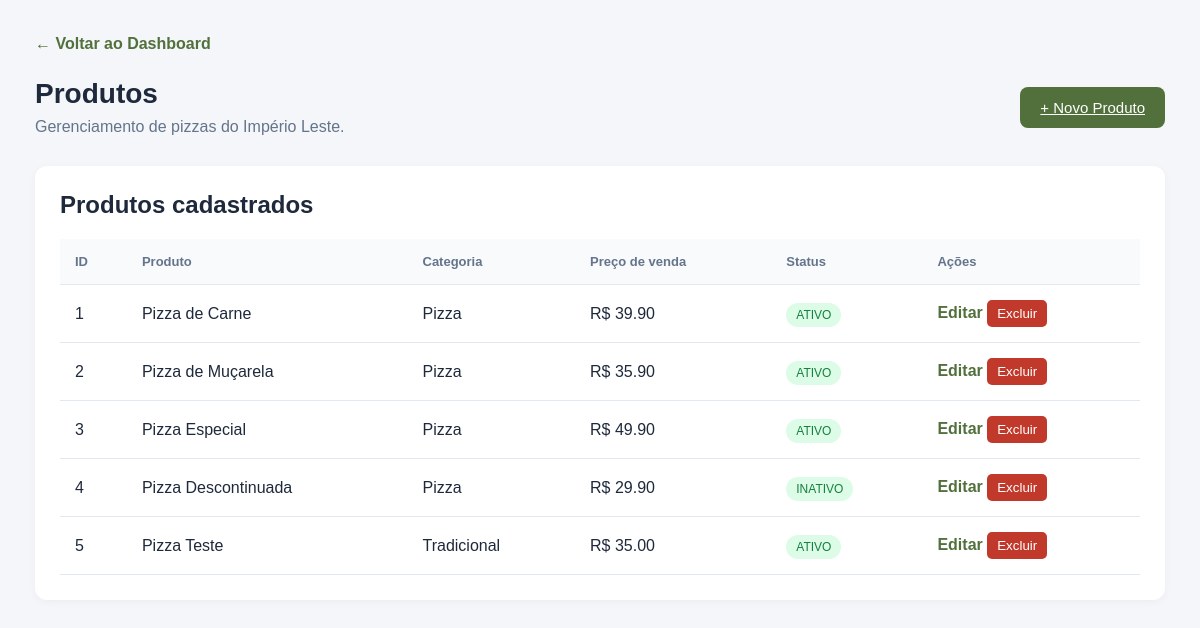
/produtos, run on the app's committed database.
### tables this page shows
CREATE TABLE produto (
    id_produto INTEGER PRIMARY KEY AUTOINCREMENT,
    nome VARCHAR(120) NOT NULL UNIQUE,
    descricao VARCHAR(255),
    categoria VARCHAR(50) NOT NULL DEFAULT 'Pizza',
    preco_venda DECIMAL(10,2) NOT NULL CHECK (preco_venda > 0),
    id_margem INTEGER,
    status TEXT NOT NULL DEFAULT 'ATIVO'
        CHECK (status IN ('ATIVO', 'INATIVO')),
    FOREIGN KEY (id_margem)
        REFERENCES margem_lucro(id_margem)
        ON UPDATE CASCADE ON DELETE SET NULL
);

### app.py (the view)
@app.route("/produtos")
def pagina_produtos():
    conexao = conectar_banco()
    produtos = conexao.execute(
        "SELECT * FROM produto"
    ).fetchall()
    conexao.close()
    return render_template(
        "produtos.html",
        produtos=produtos
    )

### app.py (called while the page is built)
def conectar_banco():
    conexao = sqlite3.connect("banco.db")
    conexao.row_factory = sqlite3.Row
    return conexao

### templates/produtos.html (shortened to what this page needs)
<!DOCTYPE html>
<html lang="pt-BR">
<head>
</head>
<body>
    <main class="main">
        <a href="/" class="voltar">← Voltar ao Dashboard</a>
        <header class="header">
            <div>
                <h1>Produtos</h1>
                <p>Gerenciamento de pizzas do Império Leste.</p>
            </div>
<a href="/novo-produto" class="btn">+ Novo Produto</a>
        </header>
        <section class="content-box">
            <h2>Produtos cadastrados</h2>
            <table>
                <thead>
                    <tr>
                        <th>ID</th>
                        <th>Produto</th>
                        <th>Categoria</th>
                        <th>Preço de venda</th>
                        <th>Status</th>
<th>Ações</th>
                    </tr>
                </thead>
                <tbody>
                    {% for produto in produtos %}
                    <tr>
                        <td>{{ produto.id_produto }}</td>
                        <td>{{ produto.nome }}</td>
                        <td>{{ produto.categoria }}</td>
                        <td>R$ {{ "%.2f"|format(produto.preco_venda) }}</td>
                        <td>
                            <span class="status">{{ produto.status }}</span>
</td>
<td>
    <a href="/editar-produto/{{ produto.id_produto }}"
       style="color: #51703C; text-decoration: none; font-weight: bold;">
       Editar
    </a>
<form action="/excluir-produto/{{ produto.id_produto }}" method="POST"
onsubmit="return confirm('Tem certeza que deseja excluir este produto?');"
style="display: inline;">
<button type="submit"
      style="background: #c0392b; color: white; border: none;
             padding: 6px 10px; border-radius: 5px; cursor: pointer;">
  Excluir
</button>
</form>
                        </td>
                    </tr>
                    {% else %}
                    <tr>
                        <td colspan="5">Nenhum produto cadastrado.</td>
                    </tr>
                    {% endfor %}
                </tbody>
            </table>
        </section>
    </main>
</body>
</html>

### templates/produtos.html (style rules this page uses)
* { margin: 0; padding: 0; box-sizing: border-box; }
body { font-family: Arial, sans-serif; background: #f4f6f9; color: #1e293b; }
.main { padding: 35px; }
.header { display: flex; justify-content: space-between; align-items: center; margin-bottom: 30px; }
.header h1 { font-size: 28px; }
.header p { color: #64748b; margin-top: 8px; }
.btn { background: #51703C; color: white; padding: 12px 20px; border: none; border-radius: 8px; font-size: 15px; cursor: pointer; }
.content-box { background: white; padding: 25px; border-radius: 12px; box-shadow: 0 2px 8px rgba(0,0,0,0.04); }
table { width: 100%; border-collapse: collapse; margin-top: 20px; }
th, td { padding: 15px; text-align: left; border-bottom: 1px solid #e2e8f0; }
th { color: #64748b; font-size: 13px; background: #f8fafc; }
.status { background: #dcfce7; color: #15803d; padding: 5px 10px; border-radius: 20px; font-size: 12px; }
.voltar { display: inline-block; margin-bottom: 25px; color: #51703C; text-decoration: none; font-weight: bold; }

### data on the page
produto: id_produto "1", nome "Pizza de Carne", categoria "Pizza", preco_venda "39.90", status "ATIVO"
produto: id_produto "2", nome "Pizza de Muçarela", categoria "Pizza", preco_venda "35.90", status "ATIVO"
produto: id_produto "3", nome "Pizza Especial", categoria "Pizza", preco_venda "49.90", status "ATIVO"
produto: id_produto "4", nome "Pizza Descontinuada", categoria "Pizza", preco_venda "29.90", status "INATIVO"
produto: id_produto "5", nome "Pizza Teste", categoria "Tradicional", preco_venda "35.00", status "ATIVO"
